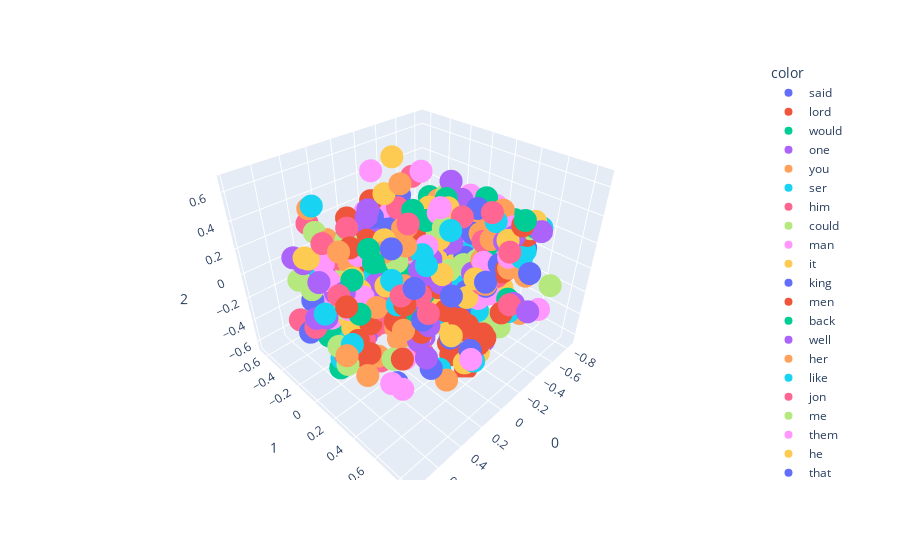

The cell this chart's notebook holds for it:
### Code cell
import plotly.express as px

fig = px.scatter_3d(X[:500],x=0,y=1,z=2, color=y[:500])
fig.show()
